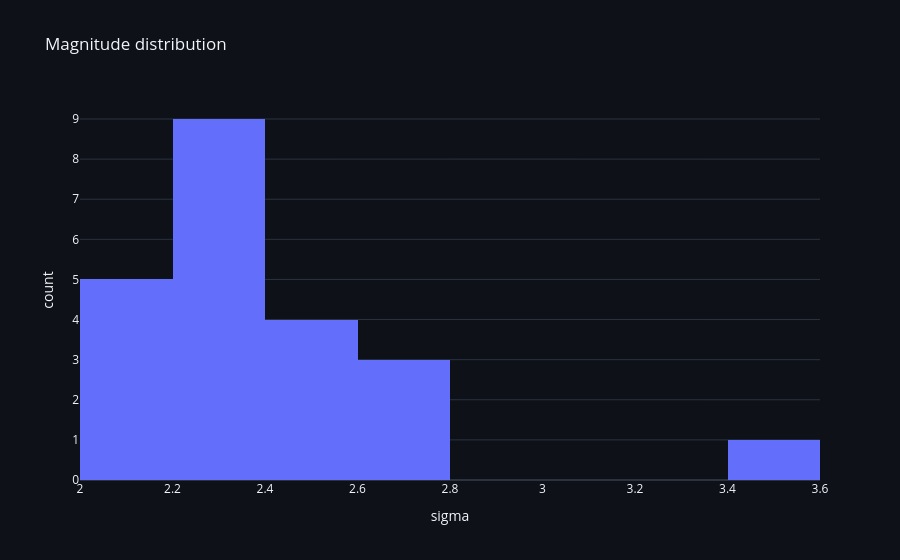

Notebook code for this chart:
### Code cell
events.plot_magnitude_distribution()

### Figure 1 — Plotly figure (JSON) as saved in the notebook; plotly's stock layout.template omitted (floating-point values rounded to 4 significant figures)
{"data": [{"name": "magnitude_sigma", "type": "histogram", "x": [2.505, 3.413, 2.538, 2.37, 2.416, 2.553, 2.25, 2.303, 2.365, 2.016, 2.232, 2.154, 2.133, 2.087, 2.693, 2.252, 2.222, 2.125, 2.653, 2.627, 2.232, 2.377]}], "layout": {"hovermode": "x unified", "paper_bgcolor": "#0e1117", "plot_bgcolor": "#0e1117", "title": {"text": "Magnitude distribution"}, "xaxis": {"title": {"text": "sigma"}}, "yaxis": {"title": {"text": "count"}}}}
